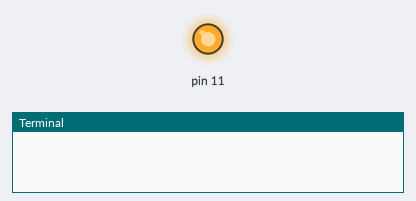
Simulated run of this program. Board: Raspberry Pi (header pin numbers). Shown: output pins drawn as LEDs (lit = HIGH), the last lines printed to the terminal.

Above: at 1.0 s.
At 3.0 s:
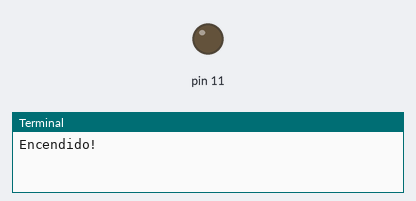
Timing chart, 0 to 5.2 s (numbered marks = the images above):
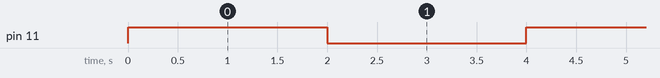

Measured:
- by itself, pin 11: alternates HIGH for 2.0 s and LOW for 2.0 s

The program:

gpio4.py
```python
import RPi.GPIO as GPIO
import time
GPIO.setwarnings(False)
GPIO.setmode (GPIO.BOARD)
GPIO.setup (11,GPIO.OUT)
while True:
    GPIO.output(11,True)
    time.sleep(2)
    print("Encendido!")
    GPIO.output(11,False)
    time.sleep(2)
    print("Apagado!")
```
